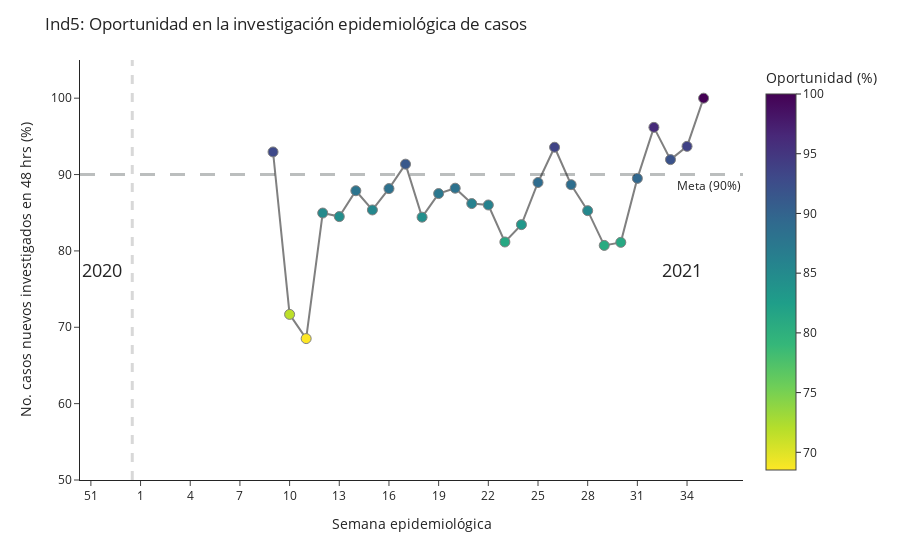

The code cell stored with this chart in its notebook:
### Code cell
px.scatter(df_ind5_perc.reset_index().merge(data_aysen_clean_21[['fecha_notificacion','semana_epidemiologica_21']], 
                   left_on='fecha_cumple_requisitos',
                   right_on='fecha_notificacion',
                   how='left').groupby('semana_epidemiologica_21').mean().reset_index(),
        x= 'semana_epidemiologica_21',
        y= 'n_folio',
        #trendline='rolling',
        #trendline_options=dict(window=5),
        color='n_folio',
        color_continuous_scale=px.colors.sequential.Viridis_r,
        labels={'n_folio':'Oportunidad (%)'},
        ).update_layout(title= 'Ind5: Oportunidad en la investigación epidemiológica de casos',
                       yaxis_title='No. casos nuevos investigados en 48 hrs (%)',
                       xaxis_title='Semana epidemiológica',
                       yaxis_range= [50,105],
                       template='simple_white',
                       xaxis=dict(tickmode = 'array',
                                  tickvals = list(range(12,88,3)),
                                  ticktext = list(list(range(12,54,3))+list(range(1,88,3))),
                                 ),
                    ).add_vline(x=53.5, line_width=3, line_dash='dash', line_color='gray'
                              ).add_hline(y=90,
                                            line_width=3, 
                                            line_dash='longdash', 
                                            line_color='#222A2A',
                                            annotation_text='Meta (90%)',
                                            annotation_position='bottom right'
                                # ).add_hline(y=mean_ind5, 
                                 #            line_width=3, 
                                  #           line_dash='longdash', 
                                   #          line_color='#0D2A63',
                                    #         annotation_text= 'Promedio ('+str(round(mean_ind5, 2))+'%)',
                                     #        annotation_position='bottom right'
                                     ).add_vrect(x0='51', x1='53', 
                                           annotation_text='2020', 
                                           annotation_position='inside right',
                                           annotation=dict(font_size=18, 
                                                           font_family="'Open Sans', verdana, arial, sans-serif"),
                                                           opacity=0, 
                                                           line_width=0
                                          ).add_vrect(x0='84', x1='88', 
                                           annotation_text='2021', 
                                           annotation_position='inside right',
                                           annotation=dict(font_size=18, 
                                                           font_family="'Open Sans', verdana, arial, sans-serif"),
                                                           opacity=0, 
                                                           line_width=0
                                                     ).update_traces(mode='lines+markers', 
                                                                     line_color='grey',
                                                                     marker_line_width=1, 
                                                                     marker_size=10)

### Figure 1 — Plotly figure (JSON) as saved in the notebook; plotly's stock layout.template omitted (floating-point values rounded to 4 significant figures)
{"data": [{"hovertemplate": "semana_epidemiologica_21=%{x}<br>Oportunidad (%)=%{marker.color}<extra></extra>", "legendgroup": "", "line": {"color": "grey"}, "marker": {"color": [92.96, 71.69, 68.52, 84.96, 84.49, 87.88, 85.36, 88.16, 91.36, 84.42, 87.51, 88.21, 86.2, 86.01, 81.17, 83.44, 88.96, 93.58, 88.67, 85.27, 80.72, 81.12, 89.5, 96.18, 91.96, 93.69, 100], "coloraxis": "coloraxis", "line": {"width": 1}, "size": 10, "symbol": "circle"}, "mode": "lines+markers", "name": "", "orientation": "v", "showlegend": false, "type": "scatter", "x": [62, 63, 64, 65, 66, 67, 68, 69, 70, 71, 72, 73, 74, 75, 76, 77, 78, 79, 80, 81, 82, 83, 84, 85, 86, 87, 88], "xaxis": "x", "y": [92.96, 71.69, 68.52, 84.96, 84.49, 87.88, 85.36, 88.16, 91.36, 84.42, 87.51, 88.21, 86.2, 86.01, 81.17, 83.44, 88.96, 93.58, 88.67, 85.27, 80.72, 81.12, 89.5, 96.18, 91.96, 93.69, 100], "yaxis": "y"}], "layout": {"annotations": [{"showarrow": false, "text": "Meta (90%)", "x": 1, "xanchor": "right", "xref": "x domain", "y": 90, "yanchor": "top", "yref": "y"}, {"font": {"family": "'Open Sans', verdana, arial, sans-serif", "size": 18}, "showarrow": false, "text": "2020", "x": "53", "xanchor": "right", "xref": "x", "y": 0.5, "yanchor": "middle", "yref": "y domain"}, {"font": {"family": "'Open Sans', verdana, arial, sans-serif", "size": 18}, "showarrow": false, "text": "2021", "x": "88", "xanchor": "right", "xref": "x", "y": 0.5, "yanchor": "middle", "yref": "y domain"}], "coloraxis": {"colorbar": {"title": {"text": "Oportunidad (%)"}}, "colorscale": [[0, "#fde725"], [0.1111, "#b5de2b"], [0.2222, "#6ece58"], [0.3333, "#35b779"], [0.4444, "#1f9e89"], [0.5556, "#26828e"], [0.6667, "#31688e"], [0.7778, "#3e4989"], [0.8889, "#482878"], [1, "#440154"]]}, "legend": {"tracegroupgap": 0}, "margin": {"t": 60}, "shapes": [{"line": {"color": "gray", "dash": "dash", "width": 3}, "type": "line", "x0": 53.5, "x1": 53.5, "xref": "x", "y0": 0, "y1": 1, "yref": "y domain"}, {"line": {"color": "#222A2A", "dash": "longdash", "width": 3}, "type": "line", "x0": 0, "x1": 1, "xref": "x domain", "y0": 90, "y1": 90, "yref": "y"}, {"line": {"width": 0}, "opacity": 0, "type": "rect", "x0": "51", "x1": "53", "xref": "x", "y0": 0, "y1": 1, "yref": "y domain"}, {"line": {"width": 0}, "opacity": 0, "type": "rect", "x0": "84", "x1": "88", "xref": "x", "y0": 0, "y1": 1, "yref": "y domain"}], "title": {"text": "Ind5: Oportunidad en la investigación epidemiológica de casos"}, "xaxis": {"anchor": "y", "domain": [0, 1], "tickmode": "array", "ticktext": [12, 15, 18, 21, 24, 27, 30, 33, 36, 39, 42, 45, 48, 51, 1, 4, 7, 10, 13, 16, 19, 22, 25, 28, 31, 34, 37, 40, 43, 46, 49, 52, 55, 58, 61, 64, 67, 70, 73, 76, 79, 82, 85], "tickvals": [12, 15, 18, 21, 24, 27, 30, 33, 36, 39, 42, 45, 48, 51, 54, 57, 60, 63, 66, 69, 72, 75, 78, 81, 84, 87], "title": {"text": "Semana epidemiológica"}}, "yaxis": {"anchor": "x", "domain": [0, 1], "range": [50, 105], "title": {"text": "No. casos nuevos investigados en 48 hrs (%)"}}}}
